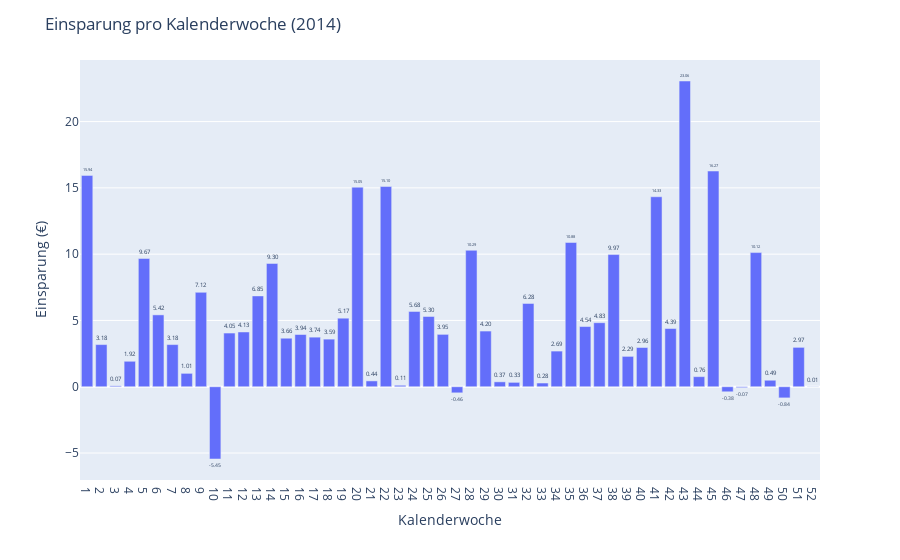

Here is the notebook cell this chart was saved with:
### Code cell
import plotly.express as px
import pandas as pd

# Kalenderwoche aus dem Zeitindex extrahieren
df_hems_bsev['KW'] = df_hems_bsev.index.to_series().dt.isocalendar().week

# Einsparung pro Kalenderwoche aggregieren (Summe der Stundenwerte pro KW) und auf 2 Nachkommastellen runden
df_kw = df_hems_bsev.groupby('KW')['Einsparung'].sum().round(2).reset_index()

# Erstelle das Balkendiagramm mit Plotly Express
fig = px.bar(df_kw, x="KW", y="Einsparung", text=df_kw['Einsparung'].apply(lambda x: f"{x:.2f}"), 
             labels={"KW": "Kalenderwoche", "Einsparung": "Einsparung (€)"})

# Automatische Textanzeige auf den Balken aktivieren
fig.update_traces(textposition='outside')

# Layout-Anpassungen
fig.update_layout(title="Einsparung pro Kalenderwoche (2014)", xaxis=dict(tickmode="linear"))

# Diagramm anzeigen
fig.show()

### Figure 1 — Plotly figure (JSON) as saved in the notebook; plotly's stock layout.template omitted (floating-point values rounded to 4 significant figures)
{"data": [{"hovertemplate": "Kalenderwoche=%{x}<br>Einsparung (€)=%{y}<br>text=%{text}<extra></extra>", "legendgroup": "", "marker": {"color": "#636efa", "pattern": {"shape": ""}}, "name": "", "orientation": "v", "showlegend": false, "text": ["15.94", "3.18", "0.07", "1.92", "9.67", "5.42", "3.18", "1.01", "7.12", "-5.45", "4.05", "4.13", "6.85", "9.30", "3.66", "3.94", "3.74", "3.59", "5.17", "15.05", "0.44", "15.10", "0.11", "5.68", "5.30", "3.95", "-0.46", "10.29", "4.20", "0.37", "0.33", "6.28", "0.28", "2.69", "10.88", "4.54", "4.83", "9.97", "2.29", "2.96", "14.33", "4.39", "23.06", "0.76", "16.27", "-0.38", "-0.07", "10.12", "0.49", "-0.84", "2.97", "0.01"], "textposition": "outside", "type": "bar", "x": [1, 2, 3, 4, 5, 6, 7, 8, 9, 10, 11, 12, 13, 14, 15, 16, 17, 18, 19, 20, 21, 22, 23, 24, 25, 26, 27, 28, 29, 30, 31, 32, 33, 34, 35, 36, 37, 38, 39, 40, 41, 42, 43, 44, 45, 46, 47, 48, 49, 50, 51, 52], "xaxis": "x", "y": [15.94, 3.18, 0.07, 1.92, 9.67, 5.42, 3.18, 1.01, 7.12, -5.45, 4.05, 4.13, 6.85, 9.3, 3.66, 3.94, 3.74, 3.59, 5.17, 15.05, 0.44, 15.1, 0.11, 5.68, 5.3, 3.95, -0.46, 10.29, 4.2, 0.37, 0.33, 6.28, 0.28, 2.69, 10.88, 4.54, 4.83, 9.97, 2.29, 2.96, 14.33, 4.39, 23.06, 0.76, 16.27, -0.38, -0.07, 10.12, 0.49, -0.84, 2.97, 0.01], "yaxis": "y"}], "layout": {"barmode": "relative", "legend": {"tracegroupgap": 0}, "margin": {"t": 60}, "title": {"text": "Einsparung pro Kalenderwoche (2014)"}, "xaxis": {"anchor": "y", "domain": [0, 1], "tickmode": "linear", "title": {"text": "Kalenderwoche"}}, "yaxis": {"anchor": "x", "domain": [0, 1], "title": {"text": "Einsparung (€)"}}}}
